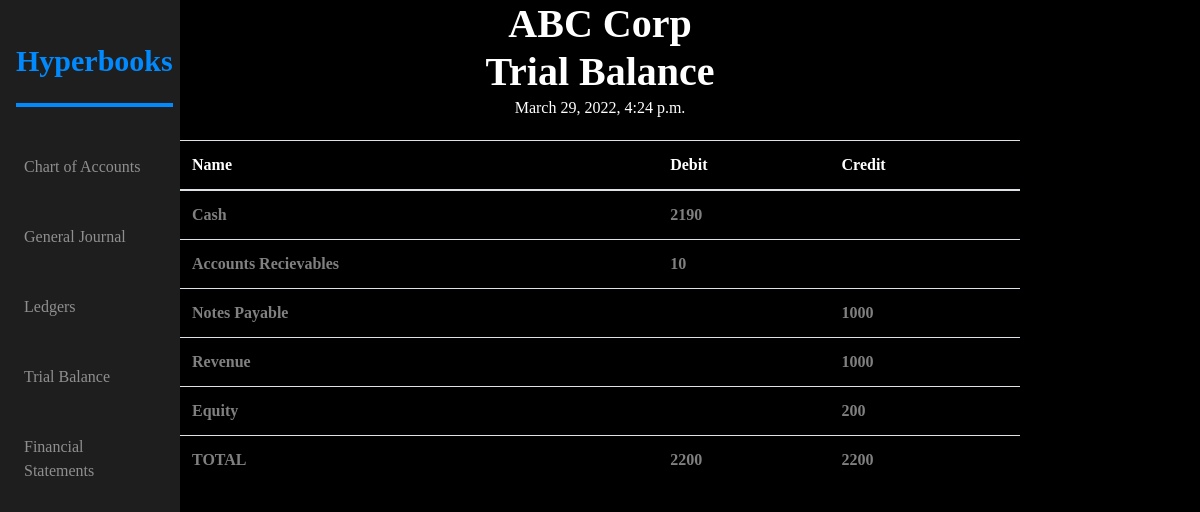
/trialbalance, run on the app's committed database.
### dashboard/models.py (models this page shows, shortened)
class AccountDetailEnding(models.Model):
    date = models.DateField()
    name = models.CharField(max_length = 120, null = True, blank = True)
    typeA = models.CharField(max_length = 120, null = True, blank = True)
    debit = models.PositiveIntegerField(default = 00000, null = True, blank = True)
    credit = models.PositiveIntegerField(default = 00000, null = True, blank = True)
    balance = models.PositiveIntegerField(default = 00000, null = True, blank = True)
    desc = models.TextField()
    transmade = models.IntegerField(default = 00000)

### dashboard/views.py (the view)
# urls.py: path("trialbalance",views.trialbalance, name = "trialbalance"),
def trialbalance(request):
    current_assets = AccountDetailEnding.objects.filter(typeA = "current_asset")
    fixed_assets = AccountDetailEnding.objects.filter(typeA = "fixed_asset")
    current_liabilities = AccountDetailEnding.objects.filter(typeA = "current_liability")
    noncurrent_liabilities = AccountDetailEnding.objects.filter(typeA = "noncurrent_liability")
    earned_revenues = AccountDetailEnding.objects.filter(typeA = "earned_revenue")
    unearned_revenues = AccountDetailEnding.objects.filter(typeA = "unearned_revenue")
    equitys = AccountDetailEnding.objects.filter(typeA = "equity")
    expenses = AccountDetailEnding.objects.filter(typeA = "expense")
    date = datetime.today()
    emptiness = False
    if((len(current_assets) == 0) and (len(fixed_assets) == 0) and (len(current_liabilities) == 0) and (len(noncurrent_liabilities) == 0) and (len(earned_revenues) == 0) and (len(unearned_revenues) == 0) and (len(equitys) == 0) and (len(expenses) == 0)):
        emptiness = True
    debitEndingBalance = 0
    creditEndingBalance = 0
    for account in AccountDetailEnding.objects.all():
        if ((account.typeA == "fixed_asset") or (account.typeA == "current_asset") or (account.typeA == "expense")):
            debitEndingBalance = debitEndingBalance + account.balance
        else:
            creditEndingBalance = creditEndingBalance + account.balance
    context = {
        'currentAssets':current_assets,
        'fixedAssets':fixed_assets,
        'currentLiabilities':current_liabilities,
        'noncurrentLiabilities':noncurrent_liabilities,
        'earnedRevenues':earned_revenues,
        'unearnedRevenues':unearned_revenues,
        'equitys': equitys,
        'expenses': expenses,
        'date':date,
        'emptiness':emptiness,
        'debitEnding':debitEndingBalance,
        'creditEnding':creditEndingBalance
    }
    return render(request,"trial_b.html",context)

### templates/trial_b.html (shortened to what this page needs)
{%extends "index.htm"%} {% block body%}
<div class="trial_balance">
  <h1 class = "page-heading-tb">ABC Corp</h1>
  <h1 class="page-heading-tb">Trial Balance</h1>
  <div class = "trial-ele-d">
  {{date}}
  </div>
  {% if emptiness == False %}
  <table class="table">
    <thead>
      <tr>
        <th scope="col" class = "trial-ele-h">Name</th>
        <th scope="col" class = "trial-ele-h">Debit</th>
        <th scope="col" class = "trial-ele-h">Credit</th>
      </tr>
    </thead>
    <tbody>
      {%for account in currentAssets%}
      <tr>
        <th scope="col" class = "trial-ele">{{account.name}}</th>
        <th scope="col" class = "trial-ele">{{account.balance}}</th>
        <th scope="col"></th>
      </tr>
      {%endfor%}  {%for account in currentLiabilities%}
      <tr>
        <th scope="col" class = "trial-ele">{{account.name}}</th>
        <th scope="col"></th>
        <th scope="col" class = "trial-ele">{{account.balance}}</th>
      </tr>
      {%endfor%}  {%for account in earnedRevenues%}
      <tr>
        <th scope="col" class = "trial-ele">{{account.name}}</th>
        <th scope="col"></th>
        <th scope="col" class = "trial-ele">{{account.balance}}</th>
      </tr>
      {%endfor%}  {%for account in equitys%}
      <tr>
        <th scope="col" class = "trial-ele">{{account.name}}</th>
        <th scope="col"></th>
        <th scope="col" class = "trial-ele">{{account.balance}}</th>
      </tr>
      {%endfor%}
      <tr>
        <th scope="col" class = "trial-ele">TOTAL</th>
        <th scope="col" class = "trial-ele">{{debitEnding}}</th>
        <th scope="col" class = "trial-ele">{{creditEnding}}</th>
      </tr>
    </tbody>
  </table>
  {%else%}
  <p>Create an Account in the Chart of Account to view the Trial Balance.</p>
  {% endif %}
</div>
{% endblock body%}

### static/style.css (style rules this page uses)
* { font-family: Avenir LT Pro; }
body { background-color: black; }
.general_journal, .trial_balance { margin: auto; width: 70%; }
.page-heading-tb { font-weight: bold; color:white; margin:auto; text-align: center; }
.ledger .ledger-ele, .trial_balance .trial-ele { color:grey; }
.trial_balance .trial-ele-h { color:white; }
.trial_balance .trial-ele-d { color:white; margin:auto; text-align: center; margin-bottom:20px; }

### data on the page
AccountDetailEnding: name "Cash", balance "2190"
AccountDetailEnding: name "Accounts Recievables", balance "10"
AccountDetailEnding: name "Notes Payable", balance "1000"
AccountDetailEnding: name "Revenue", balance "1000"
AccountDetailEnding: name "Equity", balance "200"

### other printed values
{{ debitEnding }} "2200"
{{ creditEnding }} "2200"
